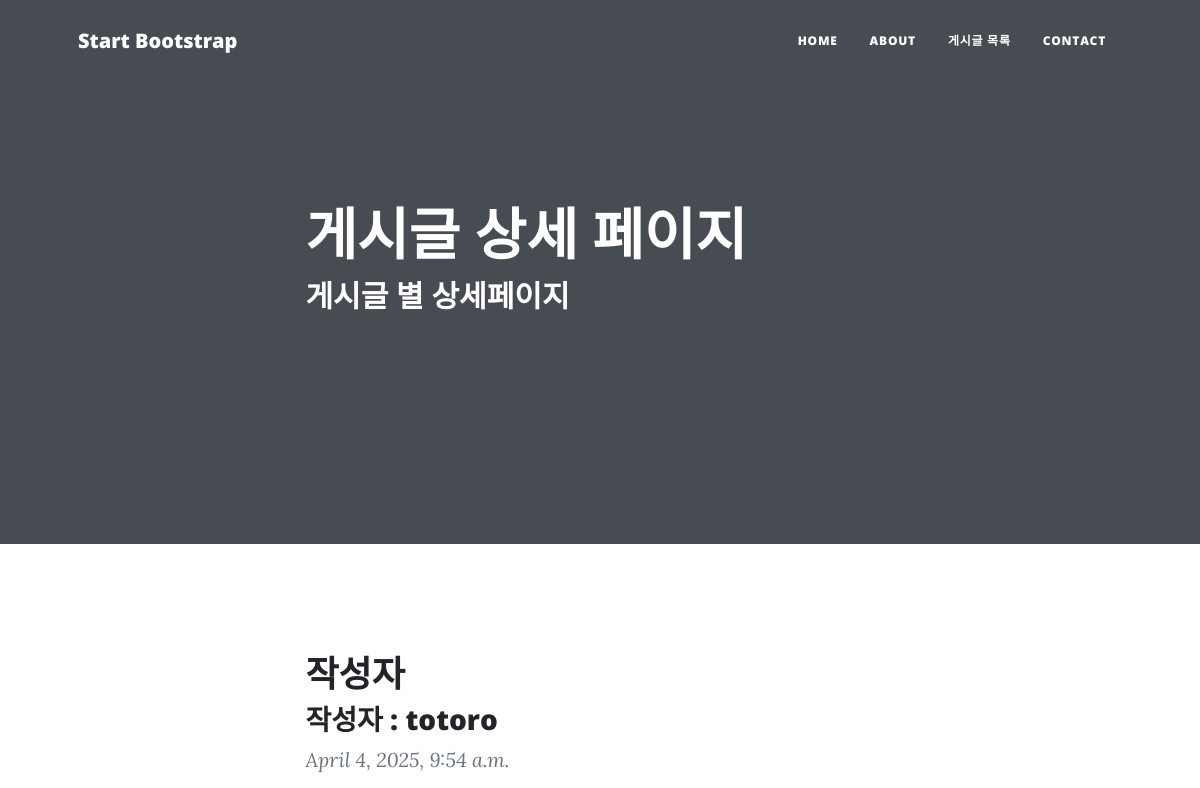
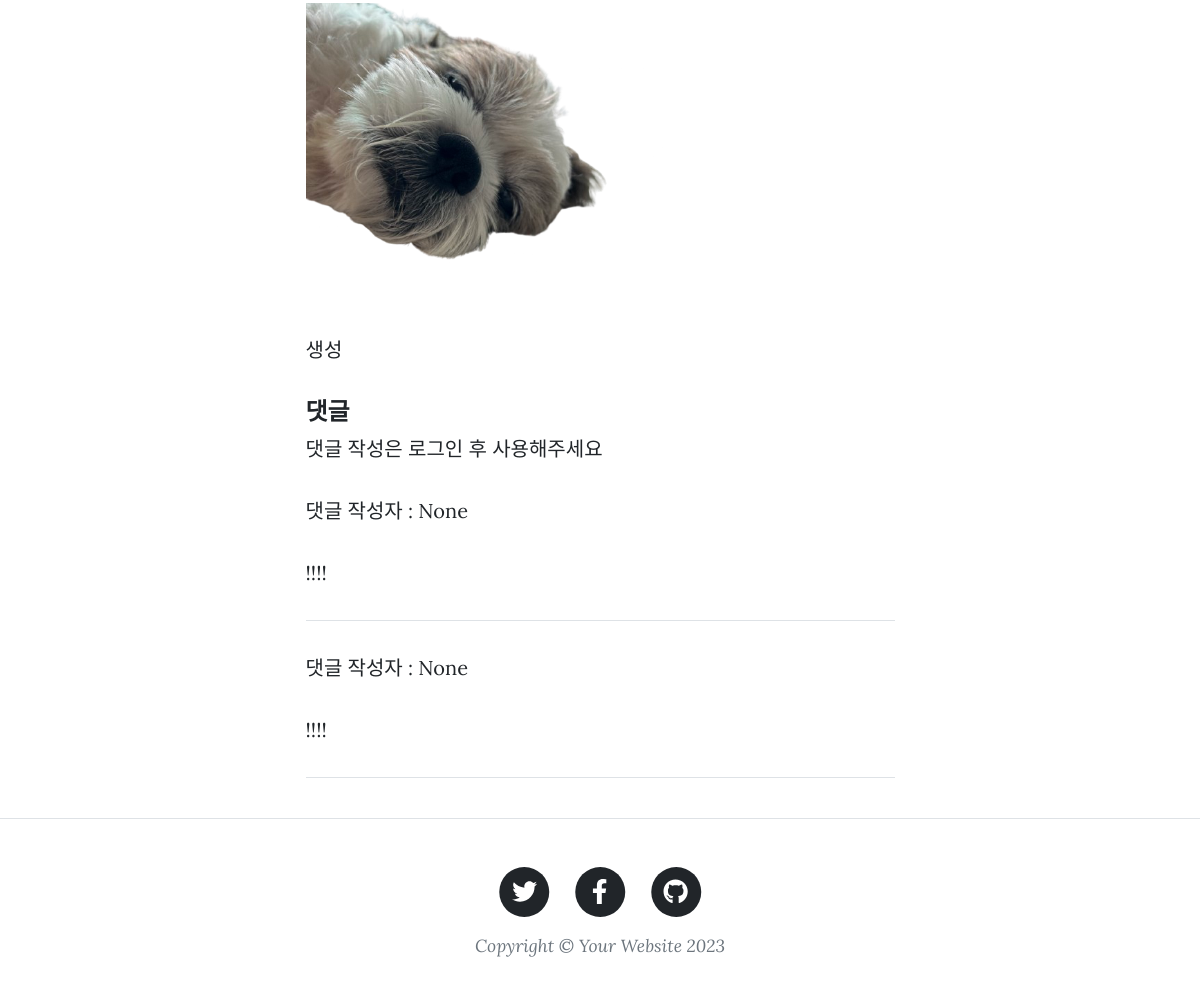
The app's page /posts/post_detail/15/ with its own data (2 pictures, top to bottom).
### blog/models.py (models this page shows, shortened)
class Post(models.Model):
    title = models.CharField(verbose_name="제목", max_length=128)
    body = models.TextField(verbose_name="내용", default="")
    created_at = models.DateTimeField(verbose_name="작성일", auto_now_add=True)
    photo = models.ImageField(verbose_name="이미지", blank=True, null=True, upload_to='blog_photo')
    author = models.ForeignKey(User, on_delete=models.CASCADE, null=True)

class Comment(models.Model):
    comment = models.CharField(max_length=200)
    date = models.DateTimeField(auto_now_add=True)
    article = models.ForeignKey(Post, on_delete=models.CASCADE, related_name='comments')
    author = models.ForeignKey(User, on_delete=models.CASCADE, null=True)
    def __str__(self):
        return self.comment

### posts/views.py (the view)
# urls.py: path("post_detail/<int:post_id>/", views.post_detail, name="post_detail"),
def post_detail(request, post_id):
    post = get_object_or_404(Post, pk=post_id)
    comment_form = CommentForm()
    context = {
        'post': post,
        'comment_form': comment_form
    }
    return render(request, 'post_detail.html', context)

### posts/templates/post_detail.html (shortened to what this page needs)
{% load static %}
<!DOCTYPE html>
<html lang="en">
  <head>
    <link href="{% static 'css/styles.css' %}" rel="stylesheet" />
  </head>
  <body>
    <nav class="navbar navbar-expand-lg navbar-light" id="mainNav">
      <div class="container px-4 px-lg-5">
        <a class="navbar-brand" href="">Start Bootstrap</a>
        <div class="collapse navbar-collapse" id="navbarResponsive">
          <ul class="navbar-nav ms-auto py-4 py-lg-0">
            <li class="nav-item">
              <a class="nav-link px-lg-3 py-3 py-lg-4" href="{%url 'home' %}"
                >Home</a
              >
            </li>
            <li class="nav-item">
              <a class="nav-link px-lg-3 py-3 py-lg-4" href="about.html"
                >About</a
              >
            </li>
            <li class="nav-item">
              <a
                class="nav-link px-lg-3 py-3 py-lg-4"
                href="{%url 'post_list' %}"
                >게시글 목록</a
              >
            </li>
            <li class="nav-item">
              <a class="nav-link px-lg-3 py-3 py-lg-4" href="contact.html"
                >Contact</a
              >
            </li>
          </ul>
        </div>
      </div>
    </nav>
    <header class="masthead">
      <div class="container position-relative px-4 px-lg-5">
        <div class="row gx-4 gx-lg-5 justify-content-center">
          <div class="col-md-10 col-lg-8 col-xl-7">
            <div class="post-heading">
              <h1>게시글 상세 페이지</h1>
              <h2 class="subheading">게시글 별 상세페이지</h2>
            </div>
          </div>
        </div>
      </div>
    </header>
    <article class="mb-4">
      <div class="container px-4 px-lg-5">
        <div class="row gx-4 gx-lg-5 justify-content-center">
          <div class="col-md-10 col-lg-8 col-xl-7">
            <h1 class="section-heading">{{post.title}}</h1>
            <h3>작성자 : {{post.author}}</h3>
            <blockquote class="blockquote">{{post.created_at}}</blockquote>
            {% if post.photo %}
            <img src="{{ post.photo.url }}" alt="" height="300">
            {% endif %}
            <p>{{post.body}}</p>
            <h4>댓글</h4>
            {%if user.is_authenticated %}
            <form method="POST" action="{% url 'create_comment' post.id %}">
                  {% csrf_token %}
                  {{comment_form.as_table}}
                  <input type="submit">
            </form>
            {%else %}
              <h>댓글 작성은 로그인 후 사용해주세요</h>
            {% endif %}
            {% for comment in post.comments.all %}
                <p> 댓글 작성자 : {{comment.author}}</p>
                <p>{{ comment }}</p>
              <hr>
            {% endfor %}
          </div>
        </div>
      </div>
    </article>
    <footer class="border-top">
      <div class="container px-4 px-lg-5">
        <div class="row gx-4 gx-lg-5 justify-content-center">
          <div class="col-md-10 col-lg-8 col-xl-7">
            <ul class="list-inline text-center">
              <li class="list-inline-item">
                <a href="#!">
                  <span class="fa-stack fa-lg">
                    <i class="fas fa-circle fa-stack-2x"></i>
                    <i class="fab fa-twitter fa-stack-1x fa-inverse"></i>
                  </span>
                </a>
              </li>
              <li class="list-inline-item">
                <a href="#!">
                  <span class="fa-stack fa-lg">
                    <i class="fas fa-circle fa-stack-2x"></i>
                    <i class="fab fa-facebook-f fa-stack-1x fa-inverse"></i>
                  </span>
                </a>
              </li>
              <li class="list-inline-item">
                <a href="#!">
                  <span class="fa-stack fa-lg">
                    <i class="fas fa-circle fa-stack-2x"></i>
                    <i class="fab fa-github fa-stack-1x fa-inverse"></i>
                  </span>
                </a>
              </li>
            </ul>
            <div class="small text-center text-muted fst-italic">
              Copyright &copy; Your Website 2023
            </div>
          </div>
        </div>
      </div>
    </footer>
  </body>
</html>

### records on screen
Post: title "작성자", author "totoro", created_at "April 4, 2025, 9:54 a.m.", photo (picture), body "생성"
Comment: author "None", comment "!!!!"
Comment: author "None", comment "!!!!"
